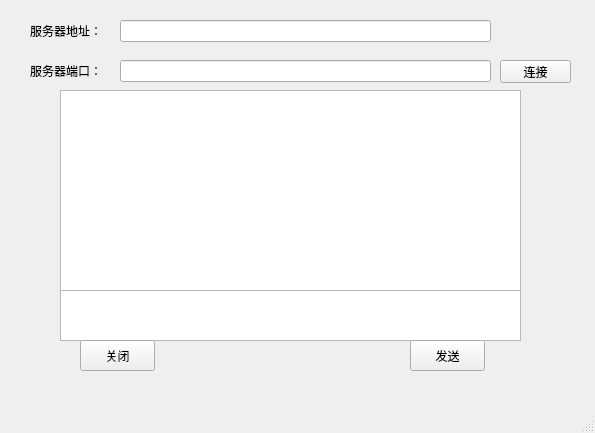
<?xml version="1.0" encoding="UTF-8"?>
<ui version="4.0">
 <class>ClientWidget</class>
 <widget class="QMainWindow" name="ClientWidget">
  <property name="geometry">
   <rect>
    <x>0</x>
    <y>0</y>
    <width>595</width>
    <height>433</height>
   </rect>
  </property>
  <property name="windowTitle">
   <string>ClientWidget</string>
  </property>
  <widget class="QWidget" name="centralwidget">
   <widget class="QLabel" name="label">
    <property name="geometry">
     <rect>
      <x>30</x>
      <y>20</y>
      <width>81</width>
      <height>21</height>
     </rect>
    </property>
    <property name="text">
     <string>服务器地址：</string>
    </property>
   </widget>
   <widget class="QLabel" name="label_port">
    <property name="geometry">
     <rect>
      <x>30</x>
      <y>60</y>
      <width>81</width>
      <height>21</height>
     </rect>
    </property>
    <property name="text">
     <string>服务器端口：</string>
    </property>
   </widget>
   <widget class="QLineEdit" name="lineEdit_ipAddress">
    <property name="geometry">
     <rect>
      <x>120</x>
      <y>20</y>
      <width>371</width>
      <height>22</height>
     </rect>
    </property>
   </widget>
   <widget class="QLineEdit" name="lineEdit_port">
    <property name="geometry">
     <rect>
      <x>120</x>
      <y>60</y>
      <width>371</width>
      <height>22</height>
     </rect>
    </property>
   </widget>
   <widget class="QPushButton" name="pushButton_connect">
    <property name="geometry">
     <rect>
      <x>500</x>
      <y>60</y>
      <width>71</width>
      <height>23</height>
     </rect>
    </property>
    <property name="text">
     <string>连接</string>
    </property>
   </widget>
   <widget class="QTextEdit" name="textEdit_readText">
    <property name="geometry">
     <rect>
      <x>60</x>
      <y>90</y>
      <width>461</width>
      <height>201</height>
     </rect>
    </property>
   </widget>
   <widget class="QTextEdit" name="textEdit_writeText">
    <property name="geometry">
     <rect>
      <x>60</x>
      <y>290</y>
      <width>461</width>
      <height>51</height>
     </rect>
    </property>
   </widget>
   <widget class="QPushButton" name="pushButton_close">
    <property name="geometry">
     <rect>
      <x>80</x>
      <y>340</y>
      <width>75</width>
      <height>31</height>
     </rect>
    </property>
    <property name="text">
     <string>关闭</string>
    </property>
   </widget>
   <widget class="QPushButton" name="pushButton_send">
    <property name="geometry">
     <rect>
      <x>410</x>
      <y>340</y>
      <width>75</width>
      <height>31</height>
     </rect>
    </property>
    <property name="text">
     <string>发送</string>
    </property>
   </widget>
  </widget>
  <widget class="QMenuBar" name="menubar">
   <property name="geometry">
    <rect>
     <x>0</x>
     <y>0</y>
     <width>595</width>
     <height>23</height>
    </rect>
   </property>
  </widget>
  <widget class="QStatusBar" name="statusbar"/>
 </widget>
 <resources/>
 <connections/>
</ui>
